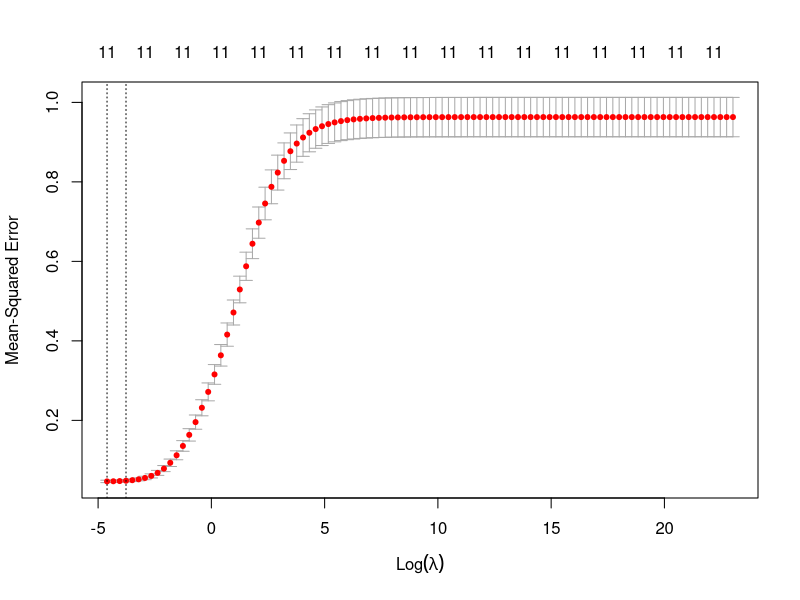

Here is the R script that generated this plot: (Note: this script raises an error after producing the figure.)
#install.packages("glmnet")
library(glmnet)

#Load data 
scaledCredit = as.matrix(read.csv("data/scaled-credit.csv"))[,-1]
trainSet = as.matrix(read.csv("data/train-set.csv"))[,-1]
testSet = as.matrix(read.csv("data/test-set.csv"))[,-1]

#Set Random seeds
set.seed(123)

#Run train set using ten-fold cross-validation
grid = 10^seq(10, -2, length = 100)
trainx = as.matrix(trainSet[,3:13])
trainy = as.matrix(trainSet[,14])
ridgeCV = cv.glmnet(trainx, trainy, alpha = 0, intercept = F, standardize = F,lambda = grid)

#Select the best model
RidgeBest = ridgeCV$lambda.min

#Plot the cross-validation errors
png("images/ridgeCV.png")
plot(ridgeCV)
dev.off()

# Use test set to compute the test Mean Square Error (test MSE)
testx <- as.matrix(testSet[,3:13])
testy <- as.matrix(testSet[,14])

# Calculating the MSE
ridgeP <- predict(ridgeCV,testx, s = RidgeBest)
ridgeMSE <- mean((ridgeP-testy)^2)

# refit the model on the full data set using the parameter chosen by cross-validation
fullx = as.matrix(scaledCredit[,2:12])
fully = as.matrix(scaledCredit[,13])
fullFit <- glmnet(fullx, fully, lambda = RidgeBest, intercept = FALSE, 
                  standardize = FALSE, alpha = 0)
ridgeFitcoef <- coef(fullFit, s = RidgeBest)

#Save Ridge model in binary data
save(ridgeCV, RidgeBest, ridgeMSE, ridgeFitcoef, file = "data/ridge.RData")


# Sinking output to txt file
sink('./data/ridge-output.txt')
cat('\nRidge best model\n')
print(RidgeBest)
cat('Ridge MSE\n')
print(ridgeMSE)
cat('Ridge regression coefficients\n')
print(ridgeFitcoef)
sink()
